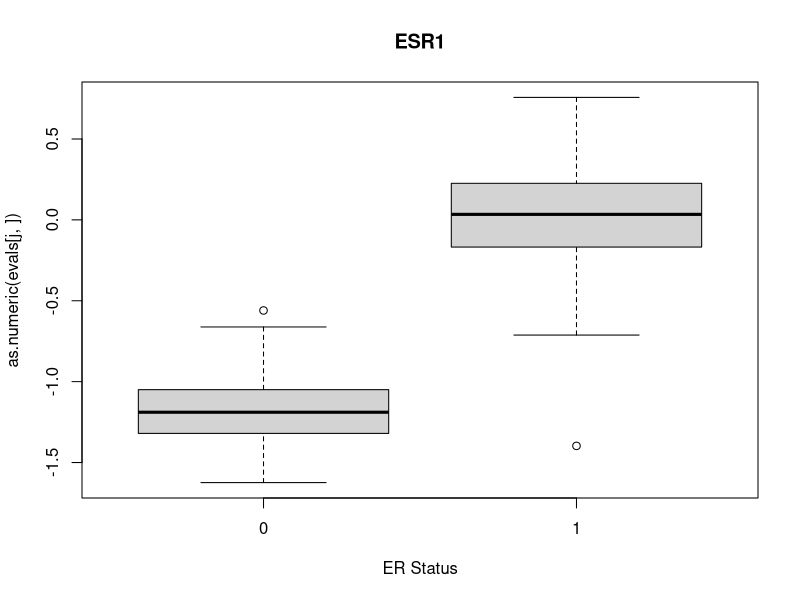
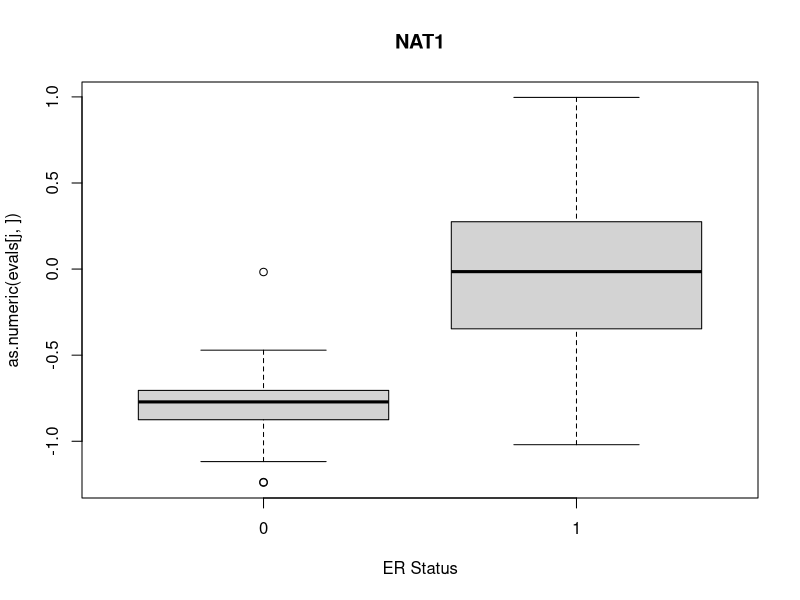
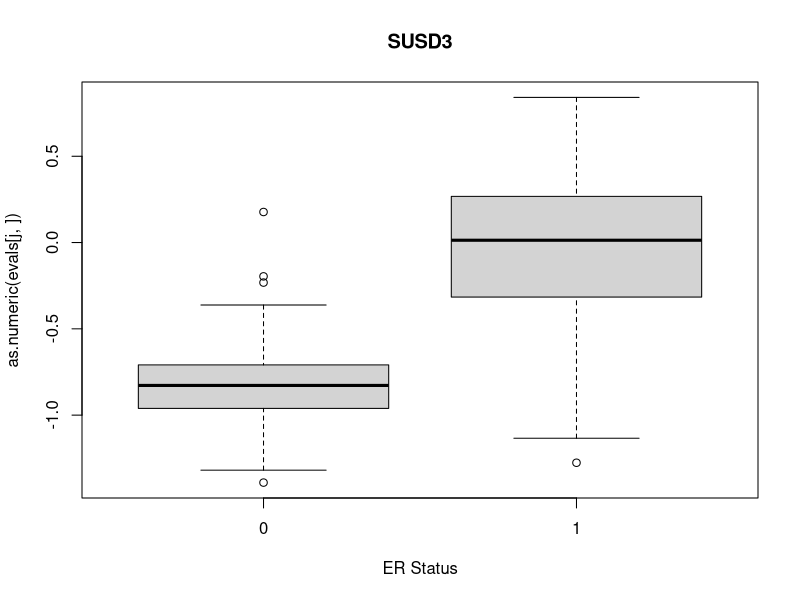
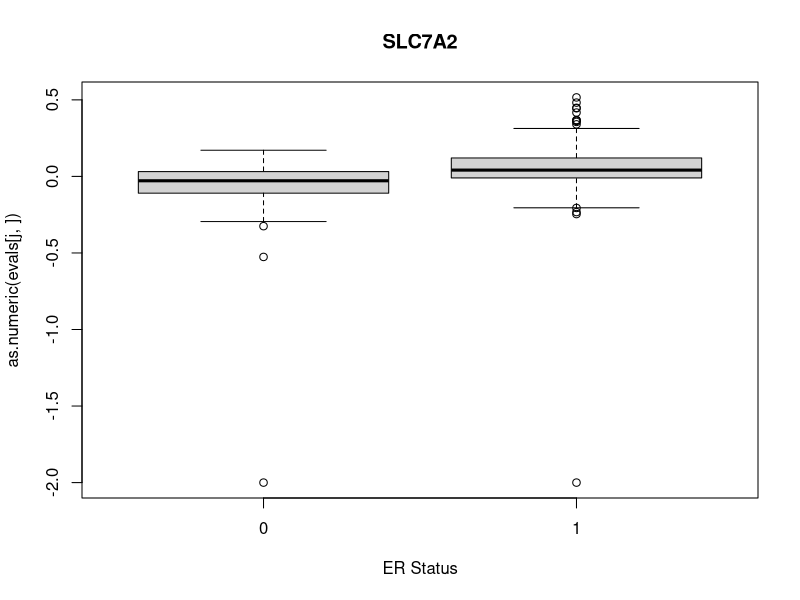
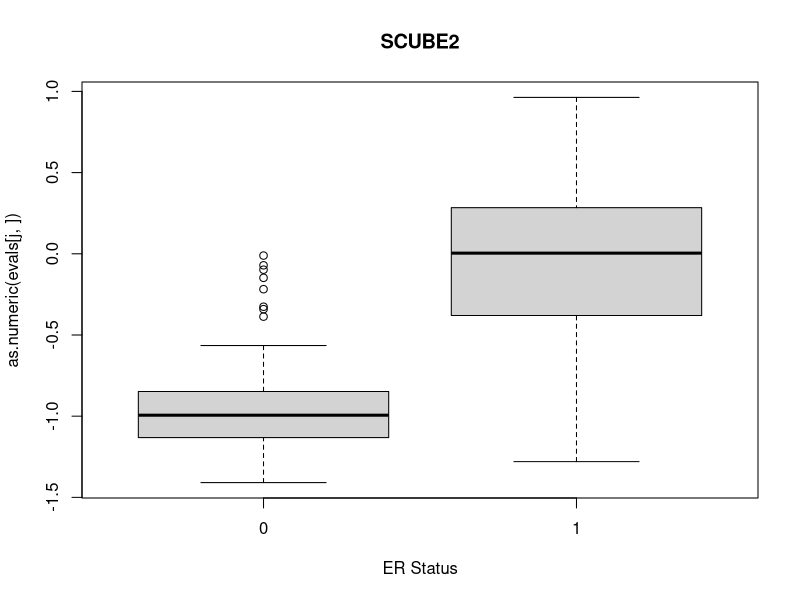
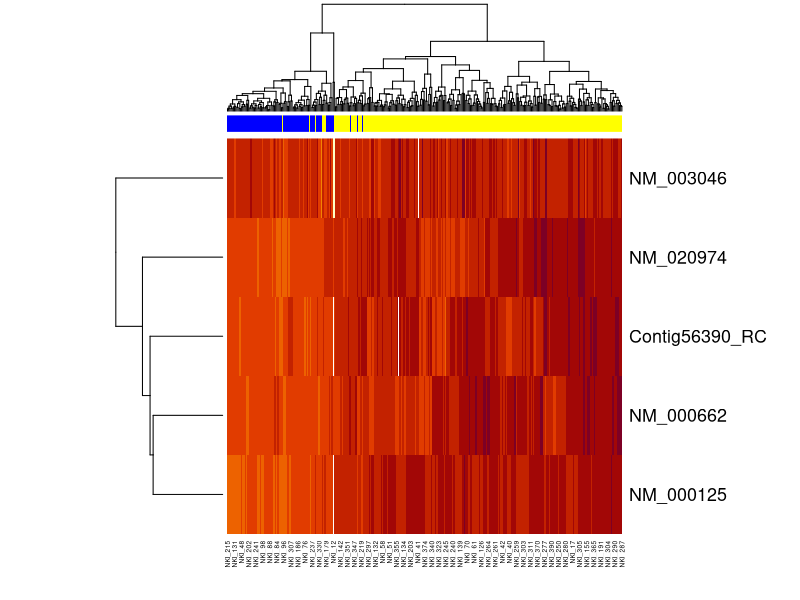

Recreate these plots in R, in order.
## ---- chunk 1
genes <- read.delim("gene.description.txt")
subjects <- read.delim("cancer.patients.txt")
evals <- read.delim("gene.expression.txt",stringsAsFactors = FALSE)
## ---- chunk 2
evals <- evals[,match(subjects$samplename,colnames(evals))]
## ---- chunk 3
genelist <- c("ESR1", "NAT1", "SUSD3","SLC7A2" ,"SCUBE2")
stats <- NULL
for(i in 1:length(genelist)){
  
  probes <- genes[match(genelist[i],genes[,2]),1]
  j <- match(probes,rownames(evals))
  
  if(length(probes)>0){
   tmp <- t.test(as.numeric(evals[j,])~factor(subjects$er))
   stats[i] <- tmp$statistic
   boxplot(as.numeric(evals[j,])~factor(subjects$er),main=genelist[i],xlab="ER Status")
  }
  
}
stats
## ---- chunk 4
probes <- genes[match(genelist,genes[,2]),1]
exprows <- match(probes,rownames(evals))
sampcol <- rep("blue", ncol(evals))
sampcol[subjects$er == 1 ] <- "yellow"
heatmap(as.matrix(evals[exprows,]),ColSideColors = sampcol)
  
